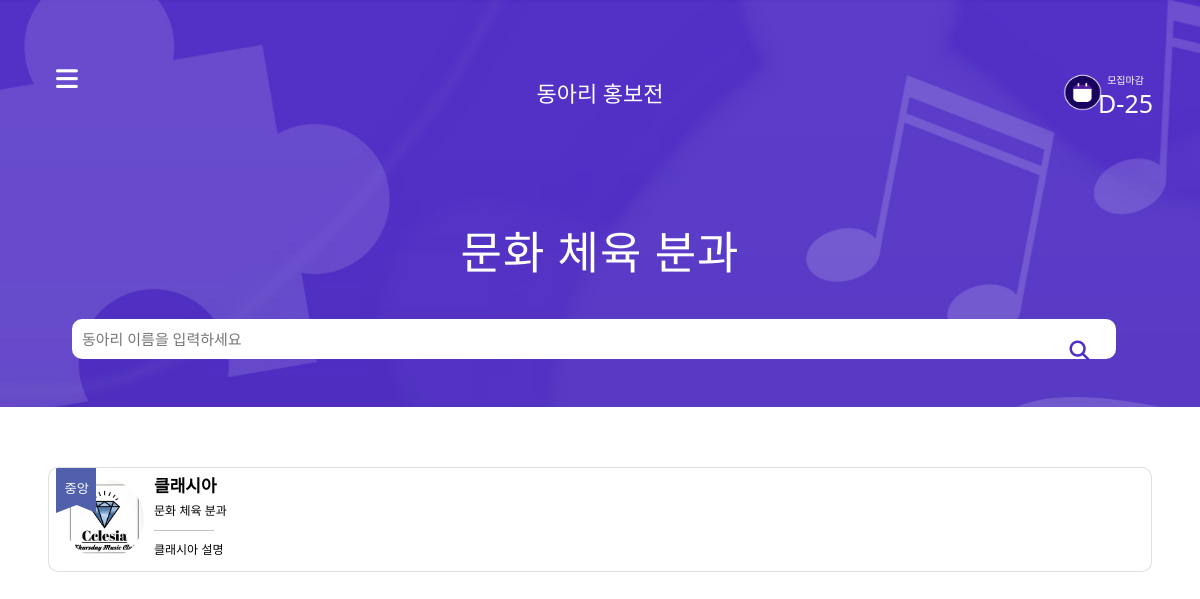
The app's page /club/1 with its own data.
### base/models.py (models this page shows, shortened)
class Clubs(models.Model):
    club_id = models.AutoField(primary_key=True)
    club_name = models.CharField(max_length=200, blank=True, null=True)
    main_club = models.IntegerField(blank=True, null=True)
    club_desc = models.CharField(max_length=200, blank=True, null=True)
    user = models.ForeignKey(AuthUser, models.DO_NOTHING, blank=True, null=True)
    club_type = models.ForeignKey(ClubTypes, models.DO_NOTHING)
    club_img = models.ImageField(upload_to='images/', blank=True, null=True) # 활동사진
    club_logo = models.ImageField(upload_to='images/', blank=True, null=True) #로고
    rank = models.IntegerField(blank=True, null=True)
    sns_link = models.CharField(max_length=500, blank=True, null=True) # 여분
    instagram_link = models.CharField(max_length=500, blank=True, null=True)
    facebook_link = models.CharField(max_length=500, blank=True, null=True)
    youtube_link = models.CharField(max_length=500, blank=True, null=True)
    form_link = models.CharField(max_length=500, blank=True, null=True)
    recruitment_content = models.TextField(blank=True, null=True)

class ClubTypes(models.Model):
    club_type_id = models.AutoField(primary_key=True)
    club_type_name = models.CharField(max_length=200, blank=True, null=True)
    club_type_desc = models.CharField(max_length=200, blank=True, null=True)
    club_type = models.IntegerField(blank=True, null=True)
    def __str__(self):
        return self.club_type_name

### club/views.py (the view)
# urls.py: path('<int:club_type>', views.haksool, name="haksool"),
def haksool(request, club_type):
    if club_type == 1:
        template_name = 'club_list1.html'
    elif club_type == 2:
        template_name = 'club_list2.html'
    elif club_type == 3:
        template_name = 'club_list3.html'
    side_menu1 = Clubs.objects.all().filter(club_type = 1)
    side_menu2 = Clubs.objects.all().filter(club_type = 2)
    side_menu3 = Clubs.objects.all().filter(club_type = 3)
    if request.GET.get("keyword"):
        keyword = request.GET.get("keyword")
        club_list = Clubs.objects.all().filter(Q(club_type = club_type) & (Q(club_name__icontains = keyword)))
        return render(request, template_name, {'club_list': club_list, 'club_type': club_type, 'side_menu1':side_menu1, 'side_menu2':side_menu2, 'side_menu3':side_menu3})
    else:
        club_list = Clubs.objects.all().filter(club_type = club_type).order_by('club_name')
        return render(request, template_name, {'club_list': club_list, 'club_type': club_type, 'side_menu1':side_menu1, 'side_menu2':side_menu2, 'side_menu3':side_menu3})

### club/templates/club_list1.html (shortened to what this page needs)
{% load static %}
<!DOCTYPE html>
<html lang="en">
<head>
  <link rel="stylesheet" href="https://maxcdn.bootstrapcdn.com/bootstrap/3.3.2/css/bootstrap.min.css">
  <link rel="stylesheet" href="https://maxcdn.bootstrapcdn.com/bootstrap/3.3.2/css/bootstrap-theme.min.css">
  <link href="https://cdn.jsdelivr.net/npm/bootstrap@5.0.2/dist/css/bootstrap.min.css" rel="stylesheet"
>
</head>
<body>
  <header>
    {% include 'side.html' %}
    <p> 문화 체육 분과</p>
    <form action="{% url 'haksool' club_type %}" method="GET">
      <div class="search-bar">
        <input type="search" placeholder="동아리 이름을 입력하세요" name="keyword">
        <button type="submit" class="fas fa-search"></button>
      </div>
    </form>
  </header>
  <section>
    {% for club in club_list %}
    <a href="{% url 'home' club.club_id %}">
      <div class="card" style="border-radius: 10px;">
        <div class="c_img">
          <div class="card_img">
            {% if club.club_logo %}
            <img src="{{club.club_logo.url}}" width="80px" height="80px" style="border-radius: 50%">
            {% else %}
            <img src="{% static '1.png' %}" width="80px" height="80px" style="border-radius: 50%">
            {% endif %}
          </div>
          {% if club.main_club == 1 %}
          <img class="flag" src="{% static '중앙.svg' %}" width="40px" height="45px">
          {% elif club.main_club == 0 %}
          <img class="flag" src="{% static '가등록.svg' %}" width="40px" height="45px">
          {% endif %}
        </div>
        <div class="text-wrap">
          <h1>{{club.club_name}}</h1>
          <span>{{club.club_type}}</span>
          <hr style="color: black;" width="60px">
          <span id="club_t">{{club.club_desc}}</span>
        </div>
      </div>
    </a>
    {% endfor %}
  </section>
</body>
</html>

### base/static/css/side.css (style rules this page uses)
body { margin: 0; padding: 0; box-sizing: border-box; }
section { padding: 5% 4%; width: 100%; height: 100%; color:white; background-color: transparent; }

### club/templates/club_list1.html (style rules this page uses)
body { margin: 0; padding: 0; box-sizing: border-box; }
header { position: sticky; color: white; background-image: url("../static/문화체육분과\ 배경.jpg"); background-size: cover; top: 0; left: 0; right: 0; z-index: 1; }
header>p { padding-top: 4%; font-family: 'Cafe24Danjunghae'; letter-spacing: 1px; font-size: 45px; text-align: center; }
.search-bar { position: relative; width: 96%; margin: 10px 0 0 2%; padding: 20px 5% 4% 4%; }
.search-bar>input { width: 100%; height: 40px; border: 0px; border-radius: 10px; padding-left: 10px; font-size: 15px; color: black; }
.fa-search { background-color: transparent; border: none; position: absolute; right: 7%; top: 38%; font-size: 20px; color: #502DC6; }
section { padding: 3% 4% 5% 4%; width: 100%; height: 100%; background: #EAE5E3; }
.card { z-index: 0; transition: 0.3s; position: relative; width: 100%; max-width: 100%; height: 105px; overflow: hidden; display: inline-block; margin-bottom: 20px; background-color: white; }
.c_img { width: 100px; height: 80px; }
.card_img { position: absolute; left: 15px; top: 11px; }
.flag { position: relative; z-index: 1; margin: 0 7px; }
.text-wrap { position: absolute; bottom: 12px; left: 80px; z-index: 10; padding-left: 25px; }
.text-wrap h1 { font-size: 17px; margin-bottom: 5px; color: black; font-family: 'Noto Sans KR', sans-serif; font-weight: 700; }
.text-wrap span { color: black; font-size: 12px; font-family: 'Noto Sans KR', sans-serif; font-weight: 500; }
.text-wrap #club_t { font-family: 'Noto Sans KR', sans-serif; font-weight: 300; }

### records on screen
Clubs: club_logo (picture), main_club 1 (drawn), club_name "클래시아", club_type "문화 체육 분과", club_desc "클래시아 설명"
